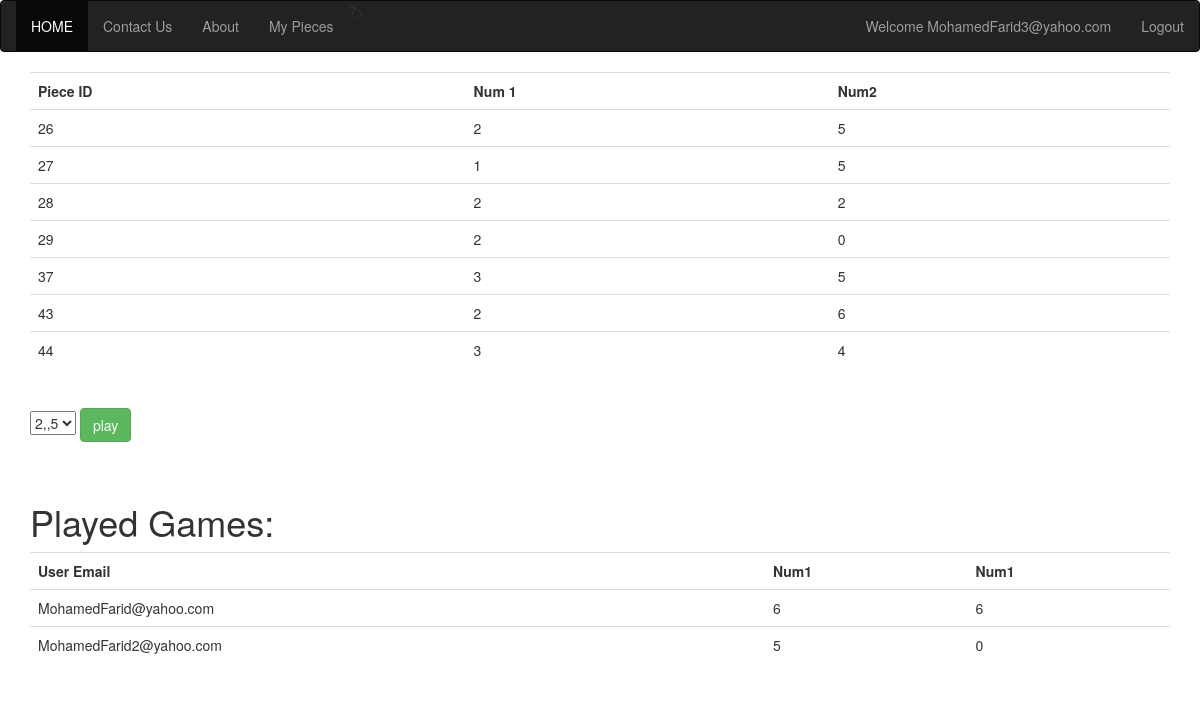
Screenshot of /DominoesEx/index.php?page=My_Pieces (signed in) with the database file from the repository.
### tables this page shows
CREATE TABLE IF NOT EXISTS `user_pieces` (
  `ID` int(11) NOT NULL AUTO_INCREMENT,
  `PIECES_ID` int(11) NOT NULL,
  `USER_ID` int(11) NOT NULL,
  PRIMARY KEY (`ID`),
  UNIQUE KEY `PIECES_ID` (`PIECES_ID`),
  KEY `USER_ID` (`USER_ID`)
);

CREATE TABLE IF NOT EXISTS `pieces` (
  `ID` int(11) NOT NULL AUTO_INCREMENT,
  `NUM1` int(11) NOT NULL,
  `NUM2` int(11) NOT NULL,
  PRIMARY KEY (`ID`)
);

CREATE TABLE IF NOT EXISTS `play_piece` (
  `ID` int(11) NOT NULL AUTO_INCREMENT,
  `Num1` int(11) NOT NULL,
  `Num2` int(11) NOT NULL,
  `USER_ID` int(11) NOT NULL,
  PRIMARY KEY (`ID`),
  KEY `USER_PIECE_ID` (`Num1`),
  KEY `USER_ID` (`USER_ID`)
);

CREATE TABLE IF NOT EXISTS `user` (
  `NAME` varchar(20) NOT NULL,
  `EMAIL` varchar(50) NOT NULL,
  `PASSWORD` varchar(20) NOT NULL,
  `ID` int(11) NOT NULL AUTO_INCREMENT,
  `FLAG` int(11) NOT NULL,
  PRIMARY KEY (`ID`),
  UNIQUE KEY `EMAIL` (`EMAIL`)
);

### DominoesEx/Model/DBClass.php (called while the page is built, shortened)
<?php
class DBClass {
   private $pdo ;
   public function __construct() {
       try{
        $db_host="localhost";
        $db_name="domainoex";
        $db_user="root";
        $db_pass="123";
        $this->pdo = new PDO("mysql:host=$db_host;dbname=$db_name", $db_user, $db_pass);
        $this->pdo->setAttribute(PDO::ATTR_ERRMODE, PDO::ERRMODE_EXCEPTION);
       }  catch( PDOException $e ) {
                echo "We can't Connect to our Server ,please try again later ^_^ <br>Exception: {$e->getMessage()}";
}
       }
 public function getUserFlag($user_id){
     try{
     $statement="SELECT `FLAG` FROM `user` WHERE `ID`=:ID";
     $stm=$this->pdo->prepare($statement);
     $stm->bindParam(":ID", $user_id,  PDO::PARAM_INT);
     $stm->execute();
     $result=$stm->fetch();
     return $result['FLAG'];
     }catch (Exception $exc) {
            echo "getUserFlag=>Error:". $exc->getMessage();
        }
 }
 public  function getUserEMAIL($user_id){
     try{
     $statement="SELECT `EMAIL` FROM `user` WHERE `ID`=:ID";
     $stm=$this->pdo->prepare($statement);
     $stm->bindParam(":ID", $user_id,  PDO::PARAM_INT);
     $stm->execute();
     $result=$stm->fetch();
     return $result['EMAIL'];
     }catch (Exception $exc) {
            echo "getUserEmail=>Error:". $exc->getMessage();
        }
 }
 public function getUserPieces($USER_ID){
    try{
        $statement="SELECT UP.`ID` User_Pieces_ID ,P.`NUM1`,P.`NUM2` FROM `pieces` P "
                . "inner join `user_pieces` UP on P.`ID`=UP.`PIECES_ID` "
                . "inner join `user` U on U.`ID`=UP.`USER_ID` WHERE U.`ID`=:USER_ID";
        $stm=$this->pdo->prepare($statement);
        $stm->bindParam(":USER_ID", $USER_ID,PDO::PARAM_INT);
        $stm->execute();
        $result = $stm->fetchAll();
        $rowCount = $stm->rowCount();
               if ($rowCount > 0) {
                   return $result;
               } else {
                  echo "<script type='text/javascript' > alert(' You are the winner');history.back();</script>";
               }
           } catch (Exception $exc) {
           echo "getUserPieces=>Error:".$exc->getMessage();}
 }
 public function getUserPiecesGames(){
    try{
        $statement="SELECT * FROM `play_piece` WHERE 1";
        $stm=$this->pdo->prepare($statement);
        $stm->execute();
        $result = $stm->fetchAll();
        $rowCount = $stm->rowCount();
               if ($rowCount > 0) {
                   return $result;
               } else {
                         return false;
               }
           } catch (Exception $exc) {
           echo "getUserPiecesGames=>Error:".$exc->getMessage();}
 }
}

### DominoesEx/My_Pieces.php (the view, shortened to what this page needs)
<?php
if(isset($_SESSION["USER_EMAIL"])){
        include './Model/DBClass.php';
        $DBClassObject = new DBClass();
        $My_Pieces=$DBClassObject->getUserPieces($_SESSION["USER_ID"]);
        $PlayedPieces=$DBClassObject->getUserPiecesGames();
        if($My_Pieces){
            $count_result=  count($My_Pieces);
            ?>
        <table class="table" >
            <th>Piece ID</th>
            <th>Num 1</th>
            <th>Num2</th>
            <?php
                    for($i=0;$i<$count_result;$i++){
                       ?>
                        <tr>
                            <td><?php echo $My_Pieces[$i]['User_Pieces_ID'];?></td>
                            <td><?php echo $My_Pieces[$i]['NUM1'];?></td>
                           <td><?php echo $My_Pieces[$i]['NUM2'];?></td>
                        </tr>
              <?php
                }?>
                    </table>
                        <br>
                      <select name="Pieces" id="Pieces">
                            <?php
                              for($i=0;$i<$count_result;$i++){
                                echo' <option value="'.$My_Pieces[$i]['NUM1'].",".$My_Pieces[$i]['NUM2'].",".$My_Pieces[$i]['User_Pieces_ID'].'">'.$My_Pieces[$i]['NUM1'].",,".$My_Pieces[$i]['NUM2'].'</option>';
                              }
                            ?>
                      </select>
                        <?php
                        if($DBClassObject->getUserFlag($_SESSION["USER_ID"])==1){
                       echo '<input type="submit" class="btn btn-success" name="playButton" value="play" onclick="AddPieces();"><br>';
                        }else{
                            echo "<br><font color='red'>You can't play now there is another user</font> ";
                        }
                        ?>
               <?php
        }
     else{
         echo "<br/><font color='red'>You havn't any pieces tell now</font>";
     }
      if($PlayedPieces){
            $count_result2=  count($PlayedPieces);
            ?><br><br>
            <h1>Played Games:</h1>
        <table class="table" >
            <th>User Email</th>
            <th>Num1</th>
            <th>Num1</th>
            <?php
                    for($i=0;$i<$count_result2;$i++){
                       ?>
                        <tr>
                            <td><?php echo $DBClassObject->getUserEMAIL($PlayedPieces[$i]['USER_ID']);?></td>
                            <td><?php echo  $PlayedPieces[$i]['Num1'];?></td>
                            <td><?php echo  $PlayedPieces[$i]['Num2'];?></td>
                        </tr>
              <?php
                }?>
                    </table>
               <?php
        }
     else{
         echo "<br/><font color='red'>There is no game till now</font>";
     }
}
else{
    echo "<a href='?page=Register'>Register first please</a> ^_^ ";
}
?>

### DominoesEx/index.php (shortened to what this page needs)
<!DOCTYPE html>
<html lang="en">
  <head>
    <link href="bootstrap/css/bootstrap.min.css" rel="stylesheet">
    <link rel="stylesheet" type="text/css" href="style.css">
  </head>
  <body>
    <nav class="navbar navbar-default navbar-inverse ">
      <div class="navbar-collapse collapse" id="MainNavBar">
        <ul class="nav navbar-nav">
          <li class="active"><a href="?page=Home">HOME</a></li>
          <li><a href="?page=Contact_US">Contact Us</a></li>
          <li><a href="?page=About_US">About</a></li>
          <?php
                if(!isset($_SESSION["USER_EMAIL"])){
                    ?>
         <?php  }else {
             echo '<li><a href="?page=My_Pieces">My Pieces</a></li>';
         } ?>
        </ul>
        <ul class="nav navbar-nav navbar-right">
               <?php
                            if (!isset($_SESSION["USER_EMAIL"])) {
                                ?>
                        <li><a href="?page=Register">Register</a></li>
                        <li><a href="?page=Login">Login</a></li>
                                <?php
                            } else {
                                echo "<li><a href='' '>Welcome " .$_SESSION["USER_EMAIL"]. "</a></li>";
                                echo"<li><a href='?page=Logout'>Logout</a></li>";
                            }
                            ?>
        </ul>
      </div>
    </nav>
<div class="container">
           <?php
                    if (@$_GET['page']) {
                        $url = $_GET['page'] . '.php';
                        if (is_file($url)) {
                            include $url;
                        } else {
                            echo"this page not found";
                        }
                    } else {
               include 'Home.php';
                    }
                        ?>
</div>
  </body>
</html>

### rows the page displays
user_pieces: ID "26", PIECES_ID.NUM1 "2", PIECES_ID.NUM2 "5"
user_pieces: ID "27", PIECES_ID.NUM1 "1", PIECES_ID.NUM2 "5"
user_pieces: ID "28", PIECES_ID.NUM1 "2", PIECES_ID.NUM2 "2"
user_pieces: ID "29", PIECES_ID.NUM1 "2", PIECES_ID.NUM2 "0"
user_pieces: ID "37", PIECES_ID.NUM1 "3", PIECES_ID.NUM2 "5"
user_pieces: ID "43", PIECES_ID.NUM1 "2", PIECES_ID.NUM2 "6"
user_pieces: ID "44", PIECES_ID.NUM1 "3", PIECES_ID.NUM2 "4"
play_piece: USER_ID.EMAIL "MohamedFarid@yahoo.com", Num1 "6", Num2 "6"
play_piece: USER_ID.EMAIL "MohamedFarid2@yahoo.com", Num1 "5", Num2 "0"

### other values shown
$_SESSION["USER_EMAIL"] "MohamedFarid3@yahoo.com"
form field Pieces "2,,5"
